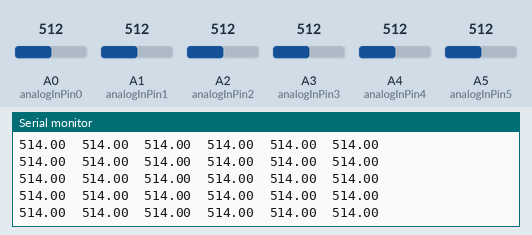
This sketch was run on a simulated Arduino Uno, built with avr-gcc and run on an emulated ATmega328P. Shown: the last lines printed to the serial monitor. The inputs (shaded band) are chosen by the test bench; at power-on: A0 (analogInPin0) = 512, A1 (analogInPin1) = 512, A2 (analogInPin2) = 512, A3 (analogInPin3) = 512, A4 (analogInPin4) = 512, A5 (analogInPin5) = 512.

Above: at 1.2 s.
1.3 s: A0 (analogInPin0) set to 103
At 2.2 s:
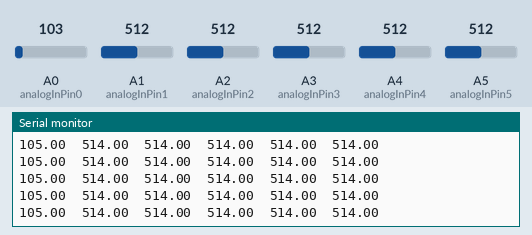
4.3 s: A0 (analogInPin0) set to 89
At 5.2 s:
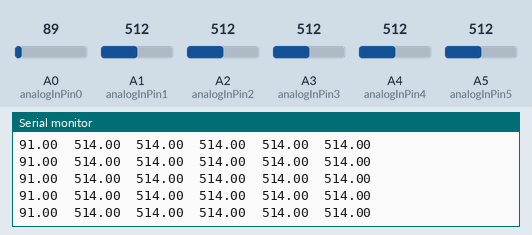
Timing chart, 0 to 7.3 s (numbered marks = the images above; inputs shaded):
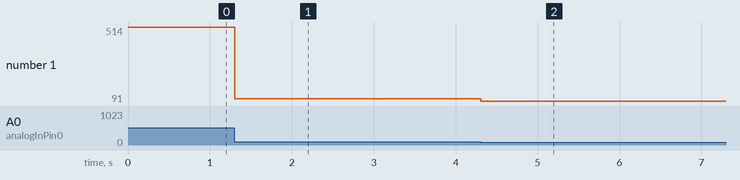

Measured:
- after the input at 1.3 s, the serial monitor: prints a new line at once (image 1)
- after the input at 4.3 s, the serial monitor: prints a new line at once (image 2)
- plotted number 1: 514 → 105 after the input at 1.3 s, 105 → 91 after the input at 4.3 s

The sketch:

svm_prediction.ino
```cpp
const int analogInPin0 = A0;  // Analog input pin that the potentiometer is attached to
const int analogInPin1 = A1;  // Analog input pin that the potentiometer is attached to
const int analogInPin2 = A2;  // Analog input pin that the potentiometer is attached to
const int analogInPin3 = A3;  // Analog input pin that the for EMG1
const int analogInPin4 = A4;  // Analog input pin that the for EMG2
const int analogInPin5 = A5;  // Analog input for EMG3 (FIFTH position from left, await real time confirmation)
unsigned long currenttime;

double Ac1 = 0;      // value read from the pot
double Ac2 = 0;      // value read from the pot
double Ac3 = 0;      // value read from the pot
double EMG1 = 0;      // value read from the pot
double EMG2 = 0;      // value read from the pot
double EMG3 = 0;      // value read from the pot


void setup() {
  // put your setup code here, to run once:

Serial.begin(115200);
}

void loop() {
  // put your main code here, to run repeatedly:
  Ac1 = 2  + analogRead(analogInPin0); // accelerometer channel 1
  Ac2 = 2  + analogRead(analogInPin1); // accelerometer channel 2
  Ac3 = 2  + analogRead(analogInPin2); // accelerometer channel 3
  EMG1 = 2  + analogRead(analogInPin3); // EMG channel 1
  EMG2 = 2  + analogRead(analogInPin4); // EMG channel 2
  EMG3 = 2  + analogRead(analogInPin5); // EMG channel 3

  Serial.print(Ac1);
  Serial.print("\t");
  Serial.print(Ac2);
  Serial.print("\t");
  Serial.print(Ac3);
  Serial.print("\t");
  Serial.print(EMG1);
  Serial.print("\t");
  Serial.print(EMG2);
  Serial.print("\t");
  Serial.println(EMG3);


}
```
